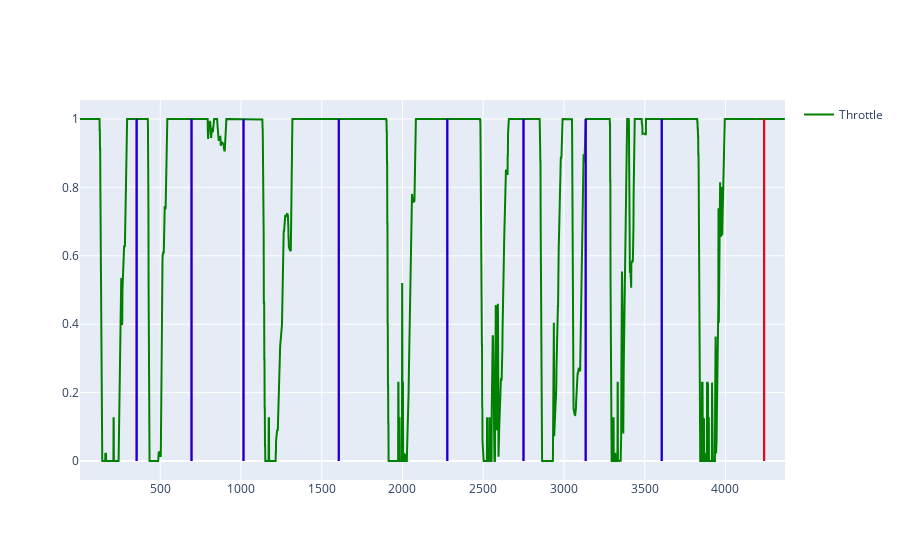

Write notebook code for a chart like this one.
### Code cell
# for i, df in enumerate(data_frames):
#     fig = lap_fig(df, full_range=True, columns=["Throttle"])
#     fig.show()
sector_start_end, df_max = fast_lap_analyzer.extract_sectors(data_frames)
display(sector_start_end)

# are the sectors similar to the current fast lap?
similarity = fast_lap_analyzer.similar_sectors(sector_start_end, current_sectors)
display(similarity)

fig = lap_fig(df_max, full_range=True, columns=["Throttle"])
# add a vertical line for each sector
for i, sector in enumerate(sector_start_end):
    fig_add_shape(fig, x0=sector["start"], x1=sector["start"], color="blue")
    fig_add_shape(fig, x0=sector["end"], x1=sector["end"], color="red")
fig.show()

### Figure 1 — Plotly figure (JSON) as saved in the notebook; plotly's stock layout.template omitted (floating-point values rounded to 4 significant figures; data arrays with more than 128 entries replaced by an {"elided": "..."} marker saying what was removed)
{"data": [{"line": {"color": "green"}, "marker": {"size": 1}, "name": "Throttle", "showlegend": true, "type": "scatter", "x": {"elided": "4369 float values"}, "y": {"elided": "4369 float values"}}], "layout": {"shapes": [{"line": {"color": "blue", "dash": "dot", "width": 2}, "type": "rect", "x0": 4240, "x1": 4240, "xref": "x", "y0": 0, "y1": 1, "yref": "y"}, {"line": {"color": "red", "dash": "dot", "width": 2}, "type": "rect", "x0": 353, "x1": 353, "xref": "x", "y0": 0, "y1": 1, "yref": "y"}, {"line": {"color": "blue", "dash": "dot", "width": 2}, "type": "rect", "x0": 354, "x1": 354, "xref": "x", "y0": 0, "y1": 1, "yref": "y"}, {"line": {"color": "red", "dash": "dot", "width": 2}, "type": "rect", "x0": 693, "x1": 693, "xref": "x", "y0": 0, "y1": 1, "yref": "y"}, {"line": {"color": "blue", "dash": "dot", "width": 2}, "type": "rect", "x0": 694, "x1": 694, "xref": "x", "y0": 0, "y1": 1, "yref": "y"}, {"line": {"color": "red", "dash": "dot", "width": 2}, "type": "rect", "x0": 1015, "x1": 1015, "xref": "x", "y0": 0, "y1": 1, "yref": "y"}, {"line": {"color": "blue", "dash": "dot", "width": 2}, "type": "rect", "x0": 1016, "x1": 1016, "xref": "x", "y0": 0, "y1": 1, "yref": "y"}, {"line": {"color": "red", "dash": "dot", "width": 2}, "type": "rect", "x0": 1605, "x1": 1605, "xref": "x", "y0": 0, "y1": 1, "yref": "y"}, {"line": {"color": "blue", "dash": "dot", "width": 2}, "type": "rect", "x0": 1606, "x1": 1606, "xref": "x", "y0": 0, "y1": 1, "yref": "y"}, {"line": {"color": "red", "dash": "dot", "width": 2}, "type": "rect", "x0": 2277, "x1": 2277, "xref": "x", "y0": 0, "y1": 1, "yref": "y"}, {"line": {"color": "blue", "dash": "dot", "width": 2}, "type": "rect", "x0": 2278, "x1": 2278, "xref": "x", "y0": 0, "y1": 1, "yref": "y"}, {"line": {"color": "red", "dash": "dot", "width": 2}, "type": "rect", "x0": 2749, "x1": 2749, "xref": "x", "y0": 0, "y1": 1, "yref": "y"}, {"line": {"color": "blue", "dash": "dot", "width": 2}, "type": "rect", "x0": 2750, "x1": 2750, "xref": "x", "y0": 0, "y1": 1, "yref": "y"}, {"line": {"color": "red", "dash": "dot", "width": 2}, "type": "rect", "x0": 3134, "x1": 3134, "xref": "x", "y0": 0, "y1": 1, "yref": "y"}, {"line": {"color": "blue", "dash": "dot", "width": 2}, "type": "rect", "x0": 3135, "x1": 3135, "xref": "x", "y0": 0, "y1": 1, "yref": "y"}, {"line": {"color": "red", "dash": "dot", "width": 2}, "type": "rect", "x0": 3605, "x1": 3605, "xref": "x", "y0": 0, "y1": 1, "yref": "y"}, {"line": {"color": "blue", "dash": "dot", "width": 2}, "type": "rect", "x0": 3606, "x1": 3606, "xref": "x", "y0": 0, "y1": 1, "yref": "y"}, {"line": {"color": "red", "dash": "dot", "width": 2}, "type": "rect", "x0": 4239, "x1": 4239, "xref": "x", "y0": 0, "y1": 1, "yref": "y"}]}}
